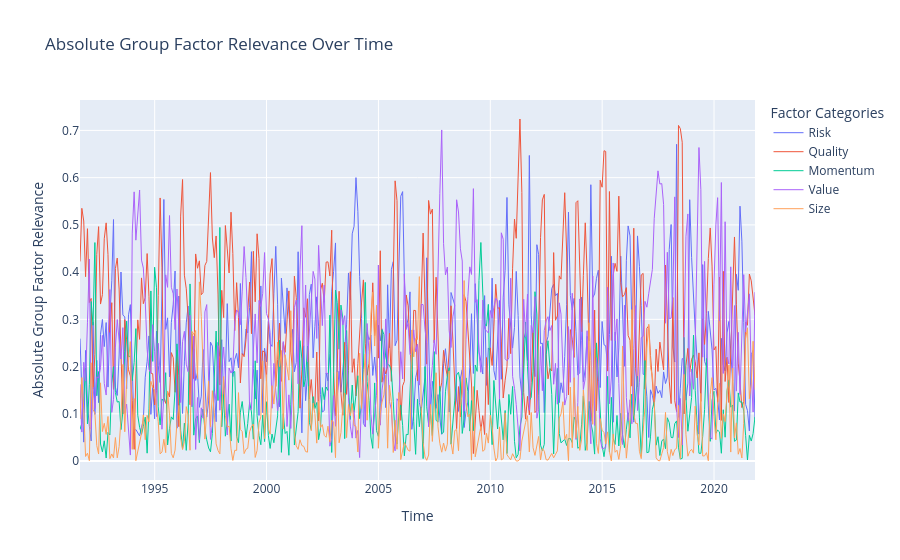
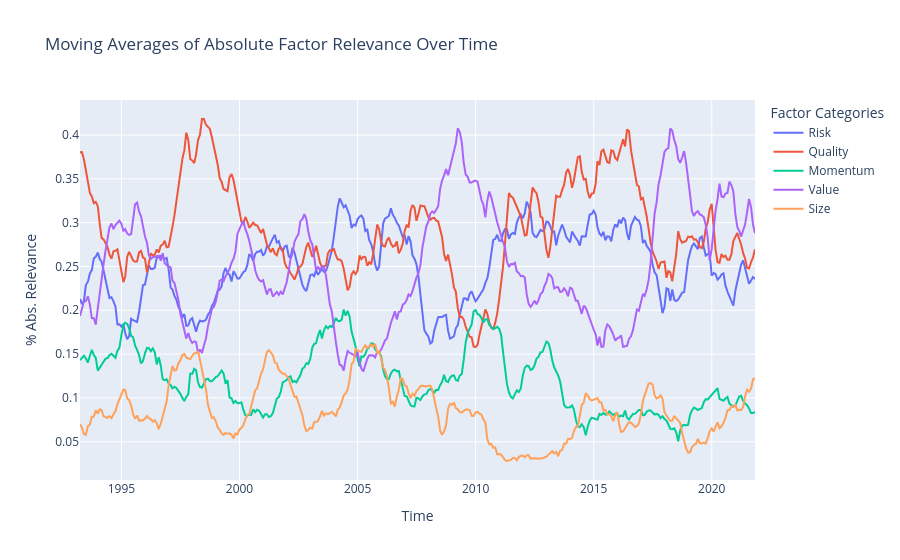
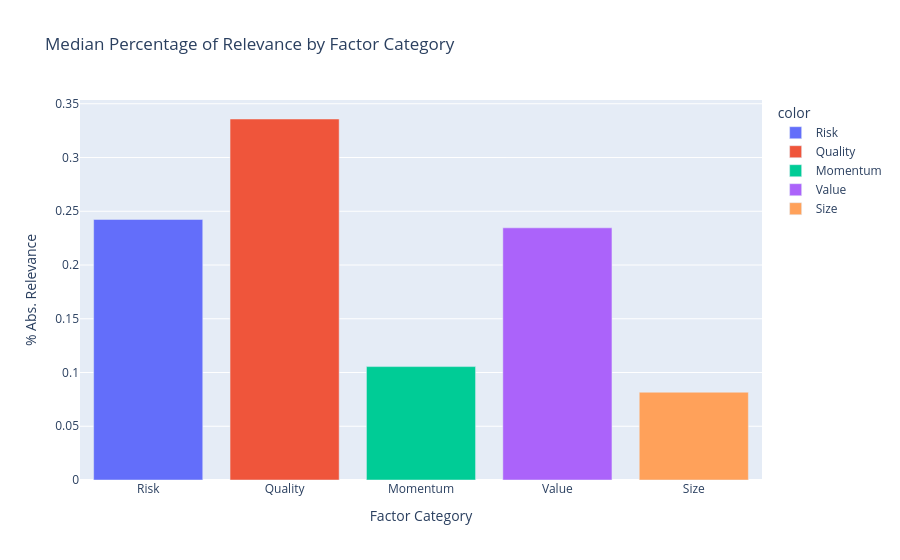

Source (notebook cell) for these figures, in order:
### Code cell
# Create the figure
fig = go.Figure()
names = ["Risk", "Quality", "Momentum", "Value", "Size"]


for i in range(abs_group_factor_relevance.shape[0]):
    fig.add_trace(go.Scatter(x=sp500.index[65:], y=abs_group_factor_relevance[i, :] /\
                             abs_group_factor_relevance.sum(axis=0),
                             mode='lines', name=names[i],
                             line=dict(width=1)))

fig.update_layout(
    title="Absolute Group Factor Relevance Over Time",
    xaxis_title="Time",
    yaxis_title="Absolute Group Factor Relevance",
    legend_title="Factor Categories"
)

fig.show()

# --- Moving average of factor relevance ---
factor_ts = pd.DataFrame(dict(zip(names, abs_group_factor_relevance /abs_group_factor_relevance.sum(axis=0))))
# Apply a moving average to each column
moving_average_window = 20  # Adjust the window size as needed
factor_ts_ma = factor_ts.rolling(window=moving_average_window).mean()
factor_ts_ma["Date"] = sp500.index[65:]
factor_ts_ma.set_index('Date', inplace=True)
factor_ts_ma.dropna(inplace=True)

# Create the figure
fig = go.Figure()

# Add traces for each column
for column in factor_ts_ma.columns:
    fig.add_trace(go.Scatter(x=factor_ts_ma.index, y=factor_ts_ma[column],
                             mode='lines', name=column))

# Update layout and show the figure
fig.update_layout(
    title="Moving Averages of Absolute Factor Relevance Over Time",
    xaxis_title="Time",
    yaxis_title="% Abs. Relevance",
    legend_title="Factor Categories"
)

fig.show()



# --- Median Factor Relevance across time ---
abs_relevance_grouped = np.array([np.median(risk.sum(axis=1)),
                                  np.median(quality.sum(axis=1)),
                                  np.median(momentum.sum(axis=1)),
                                  np.median(value.sum(axis=1)),
                                  np.median(size)])


fig = px.bar(
    x=["Risk", "Quality", "Momentum", "Value", "Size"],
    y=abs_relevance_grouped / abs_relevance_grouped.sum(),
    title='Median Percentage of Relevance by Factor Category',
    color=["Risk", "Quality", "Momentum", "Value", "Size"]
    
)
fig.update_layout(
    xaxis_title = "Factor Category",
    yaxis_title = "% Abs. Relevance"
)
fig.show()

### Figure 1 — Plotly figure (JSON) as saved in the notebook; plotly's stock layout.template omitted (floating-point values rounded to 4 significant figures; data arrays with more than 128 entries replaced by an {"elided": "..."} marker saying what was removed)
{"data": [{"line": {"width": 1}, "mode": "lines", "name": "Risk", "type": "scatter", "x": {"elided": "363 str values"}, "y": {"elided": "363 float values"}}, {"line": {"width": 1}, "mode": "lines", "name": "Quality", "type": "scatter", "x": {"elided": "363 str values"}, "y": {"elided": "363 float values"}}, {"line": {"width": 1}, "mode": "lines", "name": "Momentum", "type": "scatter", "x": {"elided": "363 str values"}, "y": {"elided": "363 float values"}}, {"line": {"width": 1}, "mode": "lines", "name": "Value", "type": "scatter", "x": {"elided": "363 str values"}, "y": {"elided": "363 float values"}}, {"line": {"width": 1}, "mode": "lines", "name": "Size", "type": "scatter", "x": {"elided": "363 str values"}, "y": {"elided": "363 float values"}}], "layout": {"legend": {"title": {"text": "Factor Categories"}}, "title": {"text": "Absolute Group Factor Relevance Over Time"}, "xaxis": {"title": {"text": "Time"}}, "yaxis": {"title": {"text": "Absolute Group Factor Relevance"}}}}

### Figure 2 — Plotly figure (JSON) as saved in the notebook; plotly's stock layout.template omitted (floating-point values rounded to 4 significant figures; data arrays with more than 128 entries replaced by an {"elided": "..."} marker saying what was removed)
{"data": [{"mode": "lines", "name": "Risk", "type": "scatter", "x": {"elided": "344 str values"}, "y": {"elided": "344 float values"}}, {"mode": "lines", "name": "Quality", "type": "scatter", "x": {"elided": "344 str values"}, "y": {"elided": "344 float values"}}, {"mode": "lines", "name": "Momentum", "type": "scatter", "x": {"elided": "344 str values"}, "y": {"elided": "344 float values"}}, {"mode": "lines", "name": "Value", "type": "scatter", "x": {"elided": "344 str values"}, "y": {"elided": "344 float values"}}, {"mode": "lines", "name": "Size", "type": "scatter", "x": {"elided": "344 str values"}, "y": {"elided": "344 float values"}}], "layout": {"legend": {"title": {"text": "Factor Categories"}}, "title": {"text": "Moving Averages of Absolute Factor Relevance Over Time"}, "xaxis": {"title": {"text": "Time"}}, "yaxis": {"title": {"text": "% Abs. Relevance"}}}}

### Figure 3 — Plotly figure (JSON) as saved in the notebook; plotly's stock layout.template omitted (floating-point values rounded to 4 significant figures)
{"data": [{"hovertemplate": "color=Risk<br>x=%{x}<br>y=%{y}<extra></extra>", "legendgroup": "Risk", "marker": {"color": "#636efa", "pattern": {"shape": ""}}, "name": "Risk", "orientation": "v", "showlegend": true, "textposition": "auto", "type": "bar", "x": ["Risk"], "xaxis": "x", "y": [0.2424], "yaxis": "y"}, {"hovertemplate": "color=Quality<br>x=%{x}<br>y=%{y}<extra></extra>", "legendgroup": "Quality", "marker": {"color": "#EF553B", "pattern": {"shape": ""}}, "name": "Quality", "orientation": "v", "showlegend": true, "textposition": "auto", "type": "bar", "x": ["Quality"], "xaxis": "x", "y": [0.3358], "yaxis": "y"}, {"hovertemplate": "color=Momentum<br>x=%{x}<br>y=%{y}<extra></extra>", "legendgroup": "Momentum", "marker": {"color": "#00cc96", "pattern": {"shape": ""}}, "name": "Momentum", "orientation": "v", "showlegend": true, "textposition": "auto", "type": "bar", "x": ["Momentum"], "xaxis": "x", "y": [0.1055], "yaxis": "y"}, {"hovertemplate": "color=Value<br>x=%{x}<br>y=%{y}<extra></extra>", "legendgroup": "Value", "marker": {"color": "#ab63fa", "pattern": {"shape": ""}}, "name": "Value", "orientation": "v", "showlegend": true, "textposition": "auto", "type": "bar", "x": ["Value"], "xaxis": "x", "y": [0.2346], "yaxis": "y"}, {"hovertemplate": "color=Size<br>x=%{x}<br>y=%{y}<extra></extra>", "legendgroup": "Size", "marker": {"color": "#FFA15A", "pattern": {"shape": ""}}, "name": "Size", "orientation": "v", "showlegend": true, "textposition": "auto", "type": "bar", "x": ["Size"], "xaxis": "x", "y": [0.08165], "yaxis": "y"}], "layout": {"barmode": "relative", "legend": {"title": {"text": "color"}, "tracegroupgap": 0}, "title": {"text": "Median Percentage of Relevance by Factor Category"}, "xaxis": {"anchor": "y", "domain": [0.0, 1.0], "title": {"text": "Factor Category"}}, "yaxis": {"anchor": "x", "domain": [0.0, 1.0], "title": {"text": "% Abs. Relevance"}}}}
